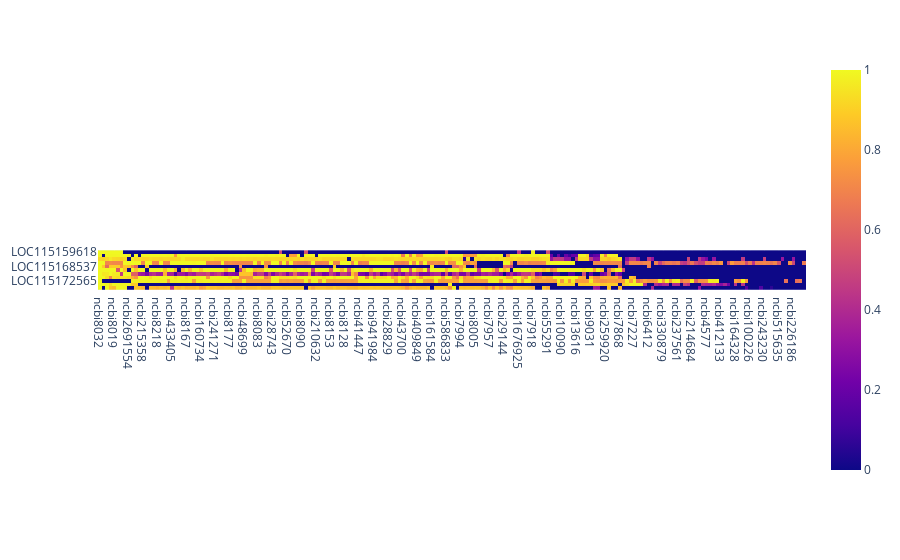

Notebook cell for this chart:
### Code cell
fig = pp.plot()
fig.show()

### Figure 1 — Plotly figure (JSON) as saved in the notebook; plotly's stock layout.template omitted (floating-point values rounded to 4 significant figures; data arrays with more than 128 entries replaced by an {"elided": "..."} marker saying what was removed)
{"data": [{"coloraxis": "coloraxis", "hovertemplate": "x: %{x}<br>y: %{y}<br>color: %{z}<extra></extra>", "name": "0", "type": "heatmap", "x": {"elided": "196 str values"}, "xaxis": "x", "y": ["LOC115159618", "LOC115198487", "hgsnat", "rdh13", "LOC115168537", "LOC115151918", "LOC115150216", "ddit4", "LOC115172565", "LOC115156921", "LOC115163766"], "yaxis": "y", "z": {"elided": "11x196 float values"}}], "layout": {"autosize": true, "coloraxis": {"colorscale": [[0, "#0d0887"], [0.1111, "#46039f"], [0.2222, "#7201a8"], [0.3333, "#9c179e"], [0.4444, "#bd3786"], [0.5556, "#d8576b"], [0.6667, "#ed7953"], [0.7778, "#fb9f3a"], [0.8889, "#fdca26"], [1, "#f0f921"]]}, "margin": {"t": 60}, "xaxis": {"anchor": "y", "autorange": true, "constrain": "domain", "domain": [0, 1], "range": [-0.5, 195.5], "scaleanchor": "y", "type": "category"}, "yaxis": {"anchor": "x", "autorange": true, "constrain": "domain", "domain": [0.3824, 0.6176], "range": [10.5, -0.5], "type": "category"}}}
